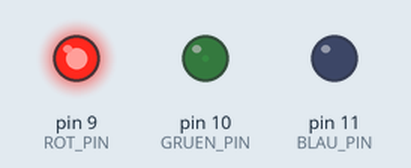
Recording of a sketch running on a simulated Arduino Uno, built with avr-gcc and run on an emulated ATmega328P. Parts: output pins drawn as LEDs (lit = HIGH).

Above: at 0.05 s.
At 1.85 s:
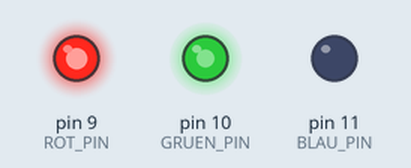
At 3.75 s:
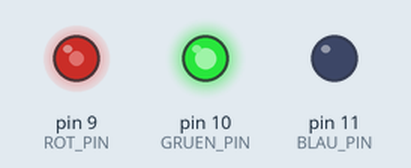
At 7.45 s:
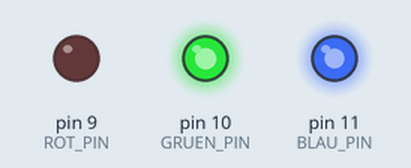
At 11.15 s:
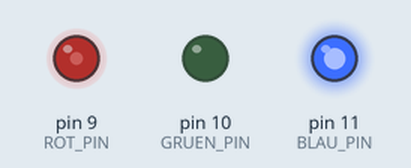
At 14.85 s:
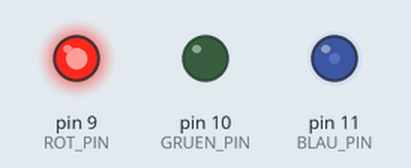
Timing chart, 0 to 20.0 s (numbered marks = the images above):
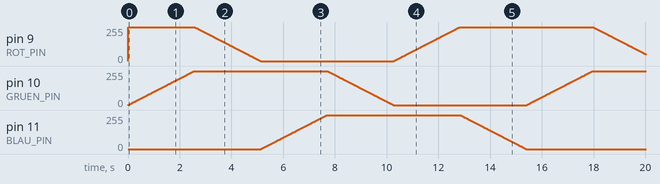

The sketch:

rgb_farbwechsel.ino
```cpp
/*
 * Projekt 21: RGB-LED Farbwechsel
 * RGB-LED wechselt automatisch durch alle Farben.
 *
 * Schaltung:
 * - Rot an Pin 9, Grün an Pin 10, Blau an Pin 11 (PWM)
 * - Gemeinsame Kathode an GND
 * - Jeweils 220Ω Vorwiderstand
 */

const int ROT_PIN = 9;
const int GRUEN_PIN = 10;
const int BLAU_PIN = 11;

void setup() {
  pinMode(ROT_PIN, OUTPUT);
  pinMode(GRUEN_PIN, OUTPUT);
  pinMode(BLAU_PIN, OUTPUT);
}

void loop() {
  // Rot -> Gelb
  for (int i = 0; i <= 255; i++) {
    analogWrite(ROT_PIN, 255);
    analogWrite(GRUEN_PIN, i);
    analogWrite(BLAU_PIN, 0);
    delay(10);
  }

  // Gelb -> Grün
  for (int i = 255; i >= 0; i--) {
    analogWrite(ROT_PIN, i);
    analogWrite(GRUEN_PIN, 255);
    analogWrite(BLAU_PIN, 0);
    delay(10);
  }

  // Grün -> Cyan
  for (int i = 0; i <= 255; i++) {
    analogWrite(ROT_PIN, 0);
    analogWrite(GRUEN_PIN, 255);
    analogWrite(BLAU_PIN, i);
    delay(10);
  }

  // Cyan -> Blau
  for (int i = 255; i >= 0; i--) {
    analogWrite(ROT_PIN, 0);
    analogWrite(GRUEN_PIN, i);
    analogWrite(BLAU_PIN, 255);
    delay(10);
  }

  // Blau -> Magenta
  for (int i = 0; i <= 255; i++) {
    analogWrite(ROT_PIN, i);
    analogWrite(GRUEN_PIN, 0);
    analogWrite(BLAU_PIN, 255);
    delay(10);
  }

  // Magenta -> Rot
  for (int i = 255; i >= 0; i--) {
    analogWrite(ROT_PIN, 255);
    analogWrite(GRUEN_PIN, 0);
    analogWrite(BLAU_PIN, i);
    delay(10);
  }
}
```
